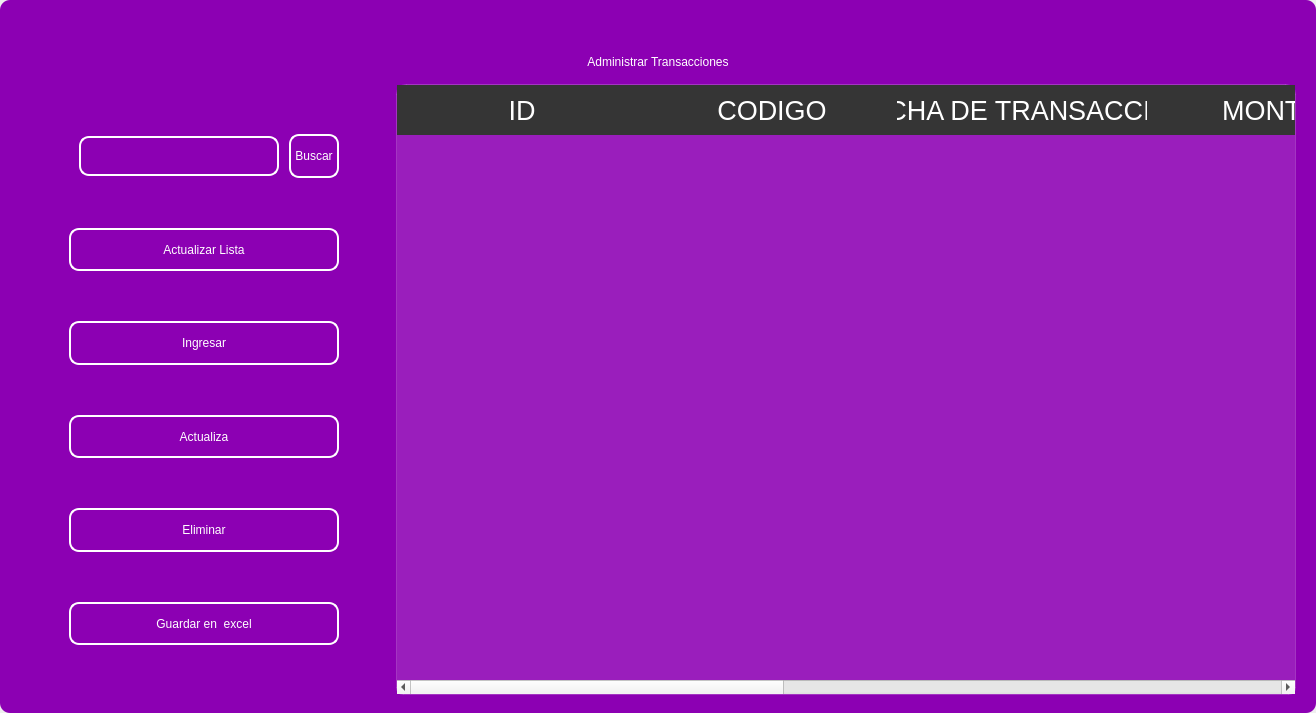
<?xml version="1.0" encoding="UTF-8"?>
<ui version="4.0">
 <class>MainWindow</class>
 <widget class="QMainWindow" name="MainWindow">
  <property name="geometry">
   <rect>
    <x>0</x>
    <y>0</y>
    <width>1316</width>
    <height>713</height>
   </rect>
  </property>
  <property name="windowTitle">
   <string>MainWindow</string>
  </property>
  <property name="styleSheet">
   <string notr="true"/>
  </property>
  <widget class="QWidget" name="centralwidget">
   <property name="styleSheet">
    <string notr="true"/>
   </property>
   <layout class="QVBoxLayout" name="verticalLayout">
    <property name="spacing">
     <number>0</number>
    </property>
    <property name="leftMargin">
     <number>0</number>
    </property>
    <property name="topMargin">
     <number>0</number>
    </property>
    <property name="rightMargin">
     <number>0</number>
    </property>
    <property name="bottomMargin">
     <number>0</number>
    </property>
    <item>
     <widget class="QFrame" name="frame">
      <property name="enabled">
       <bool>true</bool>
      </property>
      <property name="styleSheet">
       <string notr="true">
QFrame {
border-radius:10px;
background-color: rgb(140, 0, 179);
 }
</string>
      </property>
      <property name="frameShape">
       <enum>QFrame::StyledPanel</enum>
      </property>
      <property name="frameShadow">
       <enum>QFrame::Raised</enum>
      </property>
      <layout class="QVBoxLayout" name="verticalLayout_2">
       <item>
        <widget class="QFrame" name="frame_superior">
         <property name="minimumSize">
          <size>
           <width>0</width>
           <height>40</height>
          </size>
         </property>
         <property name="maximumSize">
          <size>
           <width>16777215</width>
           <height>40</height>
          </size>
         </property>
         <property name="styleSheet">
          <string notr="true">QPushButton{
border-radius:18px;
}

QPushButton:hover{
	background-color: rgb(0, 0, 0);
}
</string>
         </property>
         <property name="frameShape">
          <enum>QFrame::StyledPanel</enum>
         </property>
         <property name="frameShadow">
          <enum>QFrame::Raised</enum>
         </property>
         <layout class="QHBoxLayout" name="horizontalLayout_3">
          <property name="spacing">
           <number>4</number>
          </property>
          <property name="leftMargin">
           <number>0</number>
          </property>
          <property name="topMargin">
           <number>0</number>
          </property>
          <property name="rightMargin">
           <number>0</number>
          </property>
          <property name="bottomMargin">
           <number>0</number>
          </property>
          <item>
           <widget class="QPushButton" name="btn_icon">
            <property name="text">
             <string/>
            </property>
            <property name="iconSize">
             <size>
              <width>40</width>
              <height>40</height>
             </size>
            </property>
           </widget>
          </item>
          <item>
           <spacer name="horizontalSpacer_2">
            <property name="orientation">
             <enum>Qt::Horizontal</enum>
            </property>
            <property name="sizeHint" stdset="0">
             <size>
              <width>443</width>
              <height>20</height>
             </size>
            </property>
           </spacer>
          </item>
          <item>
           <widget class="QPushButton" name="btn_exit">
            <property name="minimumSize">
             <size>
              <width>38</width>
              <height>38</height>
             </size>
            </property>
            <property name="maximumSize">
             <size>
              <width>38</width>
              <height>38</height>
             </size>
            </property>
            <property name="cursor">
             <cursorShape>PointingHandCursor</cursorShape>
            </property>
            <property name="text">
             <string/>
            </property>
            <property name="iconSize">
             <size>
              <width>35</width>
              <height>35</height>
             </size>
            </property>
           </widget>
          </item>
          <item>
           <widget class="QPushButton" name="bt_minimizar">
            <property name="minimumSize">
             <size>
              <width>38</width>
              <height>38</height>
             </size>
            </property>
            <property name="maximumSize">
             <size>
              <width>38</width>
              <height>38</height>
             </size>
            </property>
            <property name="cursor">
             <cursorShape>PointingHandCursor</cursorShape>
            </property>
            <property name="text">
             <string/>
            </property>
            <property name="icon">
             <iconset>
              <normaloff>image/minus.svg</normaloff>image/minus.svg</iconset>
            </property>
            <property name="iconSize">
             <size>
              <width>38</width>
              <height>38</height>
             </size>
            </property>
           </widget>
          </item>
          <item>
           <widget class="QPushButton" name="bt_maximizar">
            <property name="minimumSize">
             <size>
              <width>38</width>
              <height>38</height>
             </size>
            </property>
            <property name="maximumSize">
             <size>
              <width>38</width>
              <height>38</height>
             </size>
            </property>
            <property name="cursor">
             <cursorShape>PointingHandCursor</cursorShape>
            </property>
            <property name="text">
             <string/>
            </property>
            <property name="icon">
             <iconset>
              <normaloff>image/chevron-up.svg</normaloff>image/chevron-up.svg</iconset>
            </property>
            <property name="iconSize">
             <size>
              <width>38</width>
              <height>38</height>
             </size>
            </property>
           </widget>
          </item>
          <item>
           <widget class="QPushButton" name="bt_restaurar">
            <property name="minimumSize">
             <size>
              <width>38</width>
              <height>38</height>
             </size>
            </property>
            <property name="maximumSize">
             <size>
              <width>38</width>
              <height>38</height>
             </size>
            </property>
            <property name="cursor">
             <cursorShape>PointingHandCursor</cursorShape>
            </property>
            <property name="text">
             <string/>
            </property>
            <property name="icon">
             <iconset>
              <normaloff>image/chevron-down.svg</normaloff>image/chevron-down.svg</iconset>
            </property>
            <property name="iconSize">
             <size>
              <width>38</width>
              <height>38</height>
             </size>
            </property>
           </widget>
          </item>
          <item>
           <widget class="QPushButton" name="bt_cerrar">
            <property name="minimumSize">
             <size>
              <width>38</width>
              <height>38</height>
             </size>
            </property>
            <property name="maximumSize">
             <size>
              <width>38</width>
              <height>38</height>
             </size>
            </property>
            <property name="cursor">
             <cursorShape>PointingHandCursor</cursorShape>
            </property>
            <property name="text">
             <string/>
            </property>
            <property name="icon">
             <iconset>
              <normaloff>image/x.svg</normaloff>image/x.svg</iconset>
            </property>
            <property name="iconSize">
             <size>
              <width>38</width>
              <height>38</height>
             </size>
            </property>
           </widget>
          </item>
         </layout>
        </widget>
       </item>
       <item>
        <widget class="QLabel" name="label">
         <property name="styleSheet">
          <string notr="true">font: 30pt &quot;MS Shell Dlg 2&quot;;
color: rgb(255, 255, 255);</string>
         </property>
         <property name="text">
          <string>Administrar Transacciones</string>
         </property>
         <property name="alignment">
          <set>Qt::AlignCenter</set>
         </property>
        </widget>
       </item>
       <item>
        <widget class="QFrame" name="frame_3">
         <property name="minimumSize">
          <size>
           <width>0</width>
           <height>0</height>
          </size>
         </property>
         <property name="frameShape">
          <enum>QFrame::StyledPanel</enum>
         </property>
         <property name="frameShadow">
          <enum>QFrame::Raised</enum>
         </property>
         <layout class="QHBoxLayout" name="horizontalLayout_4">
          <property name="leftMargin">
           <number>9</number>
          </property>
          <property name="topMargin">
           <number>9</number>
          </property>
          <property name="rightMargin">
           <number>9</number>
          </property>
          <item>
           <layout class="QVBoxLayout" name="verticalLayout_4">
            <property name="spacing">
             <number>50</number>
            </property>
            <property name="sizeConstraint">
             <enum>QLayout::SetDefaultConstraint</enum>
            </property>
            <property name="leftMargin">
             <number>50</number>
            </property>
            <property name="topMargin">
             <number>50</number>
            </property>
            <property name="rightMargin">
             <number>50</number>
            </property>
            <property name="bottomMargin">
             <number>50</number>
            </property>
            <item>
             <layout class="QHBoxLayout" name="horizontalLayout">
              <property name="spacing">
               <number>10</number>
              </property>
              <property name="leftMargin">
               <number>10</number>
              </property>
              <property name="topMargin">
               <number>0</number>
              </property>
              <property name="bottomMargin">
               <number>0</number>
              </property>
              <item>
               <widget class="QLineEdit" name="searchtxt">
                <property name="minimumSize">
                 <size>
                  <width>200</width>
                  <height>25</height>
                 </size>
                </property>
                <property name="maximumSize">
                 <size>
                  <width>150</width>
                  <height>40</height>
                 </size>
                </property>
                <property name="styleSheet">
                 <string notr="true">QLabel {
	color: rgb(255, 255, 254);
	font: 12pt &quot;Arial&quot;;
	background-color: rgba(0, 0, 0,0);
}

QTextEdit{
background-color: rgba(0, 0, 0,0);
border-radius:10px; 
font: 12pt &quot;Arial&quot;;
color: rgb(255, 255, 254);
border: 2px solid  rgb(255, 255, 255);

}

QTextEdit:hover{
background-color: rgba(0, 0, 0,0);
border-radius:10px; 
font: 12pt &quot;Arial&quot;;
border: 2px solid  rgb(120, 0, 171);
}

QTextEdit:focus{
background-color: rgb(0, 0, 0);
border-radius:10px; 
font: 12pt &quot;Arial&quot;;
border: 2px solid rgb(120, 0, 171);
}

QLineEdit{
background-color: rgba(0, 0, 0,0);
border-radius:10px; 
font: 12pt &quot;Arial&quot;;
color: rgb(255, 255, 254);
border: 2px solid  rgb(255, 255, 255);

}

QLineEdit:hover{
background-color: rgba(0, 0, 0,0);
border-radius:10px; 
font: 12pt &quot;Arial&quot;;
border: 2px solid  rgb(120, 0, 171);
}

QLineEdit:focus{
background-color: rgb(0, 0, 0);
border-radius:10px; 
font: 12pt &quot;Arial&quot;;
border: 2px solid rgb(120, 0, 171);
}

QCheckBox{
	font: 12pt &quot;Arial&quot;;
	color: rgb(255, 255, 255);
}

QCheckBox::indicator {
    width: 18px;
    height:18px;
}

QCheckBox::indicator:unchecked {
   background-image: url(image/square.svg);
}

QCheckBox::indicator:checked {
   background-image: url(image/check-square.svg);
}

QPushButton{
border-radius:10px; 
font: 12pt &quot;Arial&quot;;
color: rgb(255, 255, 254);
border: 2px solid #ffffff;
}

QPushButton:hover{
border-radius:10px; 
font: 12pt &quot;Arial&quot;;
color: rgb(255, 255, 255);
border: 2px solid rgb(120, 0, 171);
	background-color: rgb(120, 0, 171);
}
</string>
                </property>
               </widget>
              </item>
              <item>
               <widget class="QPushButton" name="btn_search">
                <property name="sizePolicy">
                 <sizepolicy hsizetype="Minimum" vsizetype="Fixed">
                  <horstretch>0</horstretch>
                  <verstretch>0</verstretch>
                 </sizepolicy>
                </property>
                <property name="minimumSize">
                 <size>
                  <width>0</width>
                  <height>15</height>
                 </size>
                </property>
                <property name="maximumSize">
                 <size>
                  <width>100</width>
                  <height>50</height>
                 </size>
                </property>
                <property name="cursor">
                 <cursorShape>PointingHandCursor</cursorShape>
                </property>
                <property name="styleSheet">
                 <string notr="true">QPushButton{
border-radius:10px; 
font: 12pt &quot;Arial&quot;;
color: rgb(255, 255, 254);
border: 2px solid #ffffff;
}

QPushButton:hover{
border-radius:10px; 
font: 12pt &quot;Arial&quot;;
color: rgb(255, 255, 255);
border: 2px solid rgb(120, 0, 171);
	background-color: rgb(120, 0, 171);
}</string>
                </property>
                <property name="text">
                 <string>Buscar</string>
                </property>
               </widget>
              </item>
             </layout>
            </item>
            <item>
             <widget class="QPushButton" name="btn_get">
              <property name="minimumSize">
               <size>
                <width>50</width>
                <height>40</height>
               </size>
              </property>
              <property name="maximumSize">
               <size>
                <width>300</width>
                <height>50</height>
               </size>
              </property>
              <property name="cursor">
               <cursorShape>PointingHandCursor</cursorShape>
              </property>
              <property name="styleSheet">
               <string notr="true">QPushButton{
border-radius:10px; 
font: 12pt &quot;Arial&quot;;
color: rgb(255, 255, 254);
border: 2px solid #ffffff;
}

QPushButton:hover{
border-radius:10px; 
font: 12pt &quot;Arial&quot;;
color: rgb(255, 255, 255);
border: 2px solid rgb(120, 0, 171);
	background-color: rgb(120, 0, 171);
}</string>
              </property>
              <property name="text">
               <string>Actualizar Lista</string>
              </property>
              <property name="iconSize">
               <size>
                <width>35</width>
                <height>35</height>
               </size>
              </property>
             </widget>
            </item>
            <item>
             <widget class="QPushButton" name="btn_add">
              <property name="minimumSize">
               <size>
                <width>0</width>
                <height>40</height>
               </size>
              </property>
              <property name="maximumSize">
               <size>
                <width>300</width>
                <height>50</height>
               </size>
              </property>
              <property name="cursor">
               <cursorShape>PointingHandCursor</cursorShape>
              </property>
              <property name="styleSheet">
               <string notr="true">QPushButton{
border-radius:10px; 
font: 12pt &quot;Arial&quot;;
color: rgb(255, 255, 254);
border: 2px solid #ffffff;
}

QPushButton:hover{
border-radius:10px; 
font: 12pt &quot;Arial&quot;;
color: rgb(255, 255, 255);
border: 2px solid rgb(120, 0, 171);
	background-color: rgb(120, 0, 171);
}</string>
              </property>
              <property name="text">
               <string>Ingresar</string>
              </property>
              <property name="iconSize">
               <size>
                <width>35</width>
                <height>35</height>
               </size>
              </property>
             </widget>
            </item>
            <item>
             <widget class="QPushButton" name="btn_update">
              <property name="minimumSize">
               <size>
                <width>0</width>
                <height>40</height>
               </size>
              </property>
              <property name="maximumSize">
               <size>
                <width>300</width>
                <height>50</height>
               </size>
              </property>
              <property name="cursor">
               <cursorShape>PointingHandCursor</cursorShape>
              </property>
              <property name="styleSheet">
               <string notr="true">QPushButton{
border-radius:10px; 
font: 12pt &quot;Arial&quot;;
color: rgb(255, 255, 254);
border: 2px solid #ffffff;
}

QPushButton:hover{
border-radius:10px; 
font: 12pt &quot;Arial&quot;;
color: rgb(255, 255, 255);
border: 2px solid rgb(120, 0, 171);
	background-color: rgb(120, 0, 171);
}</string>
              </property>
              <property name="text">
               <string>Actualiza</string>
              </property>
              <property name="iconSize">
               <size>
                <width>35</width>
                <height>35</height>
               </size>
              </property>
             </widget>
            </item>
            <item>
             <widget class="QPushButton" name="btn_delete">
              <property name="minimumSize">
               <size>
                <width>0</width>
                <height>40</height>
               </size>
              </property>
              <property name="maximumSize">
               <size>
                <width>300</width>
                <height>50</height>
               </size>
              </property>
              <property name="cursor">
               <cursorShape>PointingHandCursor</cursorShape>
              </property>
              <property name="styleSheet">
               <string notr="true">QPushButton{
border-radius:10px; 
font: 12pt &quot;Arial&quot;;
color: rgb(255, 255, 254);
border: 2px solid #ffffff;
}

QPushButton:hover{
border-radius:10px; 
font: 12pt &quot;Arial&quot;;
color: rgb(255, 255, 255);
border: 2px solid rgb(120, 0, 171);
	background-color: rgb(120, 0, 171);
}</string>
              </property>
              <property name="text">
               <string>Eliminar</string>
              </property>
              <property name="iconSize">
               <size>
                <width>35</width>
                <height>35</height>
               </size>
              </property>
             </widget>
            </item>
            <item>
             <widget class="QPushButton" name="btn_excel">
              <property name="minimumSize">
               <size>
                <width>10</width>
                <height>40</height>
               </size>
              </property>
              <property name="maximumSize">
               <size>
                <width>300</width>
                <height>50</height>
               </size>
              </property>
              <property name="cursor">
               <cursorShape>PointingHandCursor</cursorShape>
              </property>
              <property name="styleSheet">
               <string notr="true">QPushButton{
border-radius:10px; 
font: 12pt &quot;Arial&quot;;
color: rgb(255, 255, 254);
border: 2px solid #ffffff;
}

QPushButton:hover{
border-radius:10px; 
font: 12pt &quot;Arial&quot;;
color: rgb(255, 255, 255);
border: 2px solid rgb(120, 0, 171);
	background-color: rgb(120, 0, 171);
}</string>
              </property>
              <property name="text">
               <string>Guardar en  excel</string>
              </property>
              <property name="iconSize">
               <size>
                <width>35</width>
                <height>35</height>
               </size>
              </property>
             </widget>
            </item>
           </layout>
          </item>
          <item>
           <widget class="QTableWidget" name="table_transaction">
            <property name="minimumSize">
             <size>
              <width>900</width>
              <height>0</height>
             </size>
            </property>
            <property name="maximumSize">
             <size>
              <width>700</width>
              <height>16777215</height>
             </size>
            </property>
            <property name="styleSheet">
             <string notr="true">QTableView {
	background-color: rgba(255, 255, 255, 30); 	
	border: 1px solid rgba(255,255,255,40);
	border-bottom-right-radius: 7px; 
	border-bottom-left-radius: 7px; 
	color: white;
	font: 15pt &quot;MS Shell Dlg 2&quot;;
}

QHeaderView::section {
background-color: rgb(53, 53, 53);
color: white;
border: none;
height: 50px;
font-size: 20pt;
}

QTableView::item {
    border-style: none;
    border-bottom: 1px solid rgba(255,255,255,50);
    padding-left: auto;
    padding-right: auto;
}

QTableView::item:selected{
	border: none;
	color: rgb(255, 255, 255);
    background-color: rgba(255, 255, 255, 50);
}
</string>
            </property>
            <property name="lineWidth">
             <number>1</number>
            </property>
            <property name="editTriggers">
             <set>QAbstractItemView::NoEditTriggers</set>
            </property>
            <attribute name="horizontalHeaderDefaultSectionSize">
             <number>250</number>
            </attribute>
            <column>
             <property name="text">
              <string>ID</string>
             </property>
            </column>
            <column>
             <property name="text">
              <string>CODIGO</string>
             </property>
            </column>
            <column>
             <property name="text">
              <string>FECHA DE TRANSACCION</string>
             </property>
            </column>
            <column>
             <property name="text">
              <string>MONTO</string>
             </property>
            </column>
            <column>
             <property name="text">
              <string>TIPO</string>
             </property>
            </column>
            <column>
             <property name="text">
              <string>ENTIDAD</string>
             </property>
            </column>
            <column>
             <property name="text">
              <string>TIPO DE PAGO</string>
             </property>
            </column>
           </widget>
          </item>
         </layout>
        </widget>
       </item>
      </layout>
     </widget>
    </item>
   </layout>
  </widget>
 </widget>
 <resources/>
 <connections/>
</ui>
